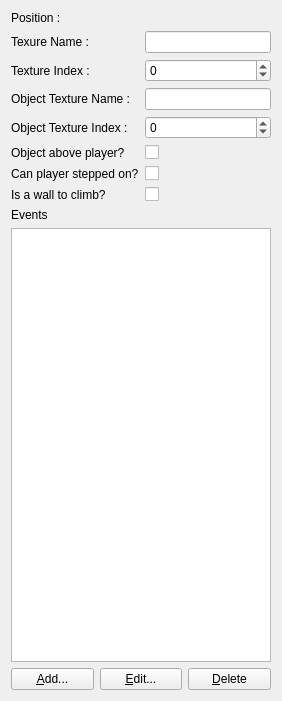
<?xml version="1.0" encoding="UTF-8"?>
<ui version="4.0">
 <class>TilePropsComponent</class>
 <widget class="QWidget" name="TilePropsComponent">
  <property name="geometry">
   <rect>
    <x>0</x>
    <y>0</y>
    <width>282</width>
    <height>701</height>
   </rect>
  </property>
  <property name="windowTitle">
   <string>Form</string>
  </property>
  <layout class="QVBoxLayout" name="verticalLayout">
   <item>
    <layout class="QVBoxLayout" name="verticalLayout_4">
     <item>
      <layout class="QFormLayout" name="formLayout_2">
       <property name="fieldGrowthPolicy">
        <enum>QFormLayout::AllNonFixedFieldsGrow</enum>
       </property>
       <item row="0" column="0">
        <widget class="QLabel" name="label_17">
         <property name="text">
          <string>Position :</string>
         </property>
        </widget>
       </item>
       <item row="0" column="1">
        <widget class="QLabel" name="labelTileCoordXY">
         <property name="text">
          <string/>
         </property>
        </widget>
       </item>
       <item row="1" column="0">
        <widget class="QLabel" name="label_3">
         <property name="text">
          <string>Texure Name :</string>
         </property>
        </widget>
       </item>
       <item row="1" column="1">
        <widget class="QLineEdit" name="lineEditTexName">
         <property name="sizePolicy">
          <sizepolicy hsizetype="Preferred" vsizetype="Fixed">
           <horstretch>0</horstretch>
           <verstretch>0</verstretch>
          </sizepolicy>
         </property>
        </widget>
       </item>
       <item row="2" column="0">
        <widget class="QLabel" name="label_4">
         <property name="text">
          <string>Texture Index :</string>
         </property>
        </widget>
       </item>
       <item row="2" column="1">
        <widget class="QSpinBox" name="spinBoxTexIndex">
         <property name="minimum">
          <number>-1</number>
         </property>
         <property name="maximum">
          <number>16777215</number>
         </property>
        </widget>
       </item>
       <item row="3" column="0">
        <widget class="QLabel" name="label_5">
         <property name="text">
          <string>Object Texture Name :</string>
         </property>
        </widget>
       </item>
       <item row="3" column="1">
        <widget class="QLineEdit" name="lineEditObjTexName">
         <property name="sizePolicy">
          <sizepolicy hsizetype="Preferred" vsizetype="Fixed">
           <horstretch>0</horstretch>
           <verstretch>0</verstretch>
          </sizepolicy>
         </property>
        </widget>
       </item>
       <item row="4" column="0">
        <widget class="QLabel" name="label_6">
         <property name="text">
          <string>Object Texture Index :</string>
         </property>
        </widget>
       </item>
       <item row="4" column="1">
        <widget class="QSpinBox" name="spinBoxObjTexIndex">
         <property name="minimum">
          <number>-1</number>
         </property>
         <property name="maximum">
          <number>16777215</number>
         </property>
        </widget>
       </item>
       <item row="5" column="0">
        <widget class="QLabel" name="label_12">
         <property name="text">
          <string>Object above player?</string>
         </property>
        </widget>
       </item>
       <item row="5" column="1">
        <widget class="QCheckBox" name="checkBoxObjectAbovePlayer">
         <property name="text">
          <string/>
         </property>
         <property name="tristate">
          <bool>false</bool>
         </property>
        </widget>
       </item>
       <item row="6" column="0">
        <widget class="QLabel" name="label_11">
         <property name="text">
          <string>Can player stepped on?</string>
         </property>
        </widget>
       </item>
       <item row="6" column="1">
        <widget class="QCheckBox" name="checkBoxTileCanSteppedOn">
         <property name="text">
          <string/>
         </property>
        </widget>
       </item>
       <item row="7" column="0">
        <widget class="QLabel" name="label_13">
         <property name="text">
          <string>Is a wall to climb?</string>
         </property>
        </widget>
       </item>
       <item row="7" column="1">
        <widget class="QCheckBox" name="checkBoxIsWallToClimb">
         <property name="text">
          <string/>
         </property>
        </widget>
       </item>
      </layout>
     </item>
     <item>
      <layout class="QVBoxLayout" name="verticalLayout_5">
       <item>
        <widget class="QLabel" name="label_18">
         <property name="text">
          <string>Events</string>
         </property>
        </widget>
       </item>
       <item>
        <widget class="QListWidget" name="listWidgetMapTileTriggers"/>
       </item>
       <item>
        <layout class="QHBoxLayout" name="horizontalLayout_7">
         <item>
          <widget class="QPushButton" name="pushButtonAddTileEvent">
           <property name="text">
            <string>&amp;Add...</string>
           </property>
           <property name="icon">
            <iconset resource="../../res/global.qrc">
             <normaloff>:/commonEditor.UI/res/gtk-add.svg</normaloff>:/commonEditor.UI/res/gtk-add.svg</iconset>
           </property>
          </widget>
         </item>
         <item>
          <widget class="QPushButton" name="pushButtonEditTileEvent">
           <property name="text">
            <string>&amp;Edit...</string>
           </property>
           <property name="icon">
            <iconset resource="../../res/global.qrc">
             <normaloff>:/commonEditor.UI/res/gtk-edit.svg</normaloff>:/commonEditor.UI/res/gtk-edit.svg</iconset>
           </property>
          </widget>
         </item>
         <item>
          <widget class="QPushButton" name="pushButtonDeleteTileEvent">
           <property name="text">
            <string>&amp;Delete</string>
           </property>
           <property name="icon">
            <iconset resource="../../res/global.qrc">
             <normaloff>:/commonEditor.UI/res/gtk-delete.svg</normaloff>:/commonEditor.UI/res/gtk-delete.svg</iconset>
           </property>
          </widget>
         </item>
        </layout>
       </item>
      </layout>
     </item>
    </layout>
   </item>
  </layout>
 </widget>
 <resources>
  <include location="../../res/global.qrc"/>
 </resources>
 <connections/>
</ui>
